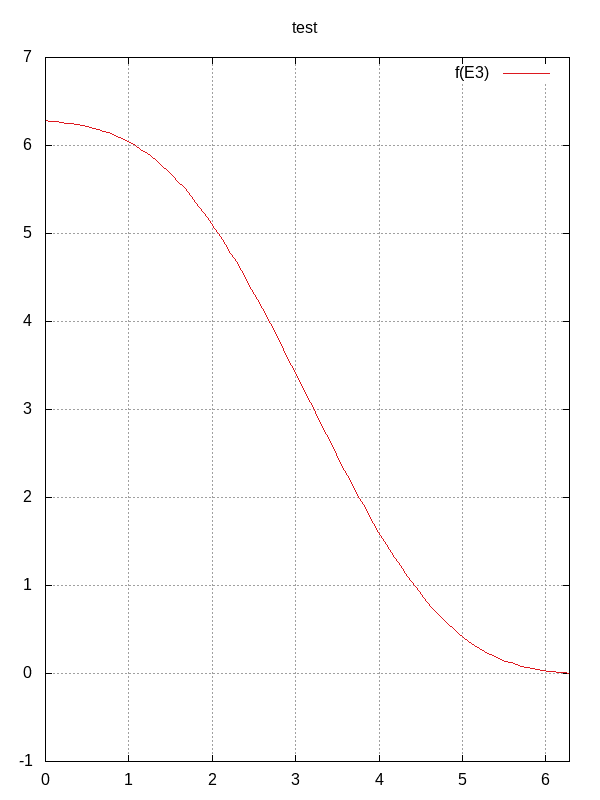

Write the gnuplot code that produced this figure.
set terminal png size 600,800
set output out
set title "test"

set style line 1 linecolor rgb '#0060ad' linetype 1 linewidth 2
set style line 2 linecolor rgb '#dd181f' linetype 1 linewidth 1

set grid

f(x) = 2*pi - x + 0.9 * sin(x)

set xrange [0:2*pi]
plot f(x) title 'f(E3)' with lines linestyle 2
